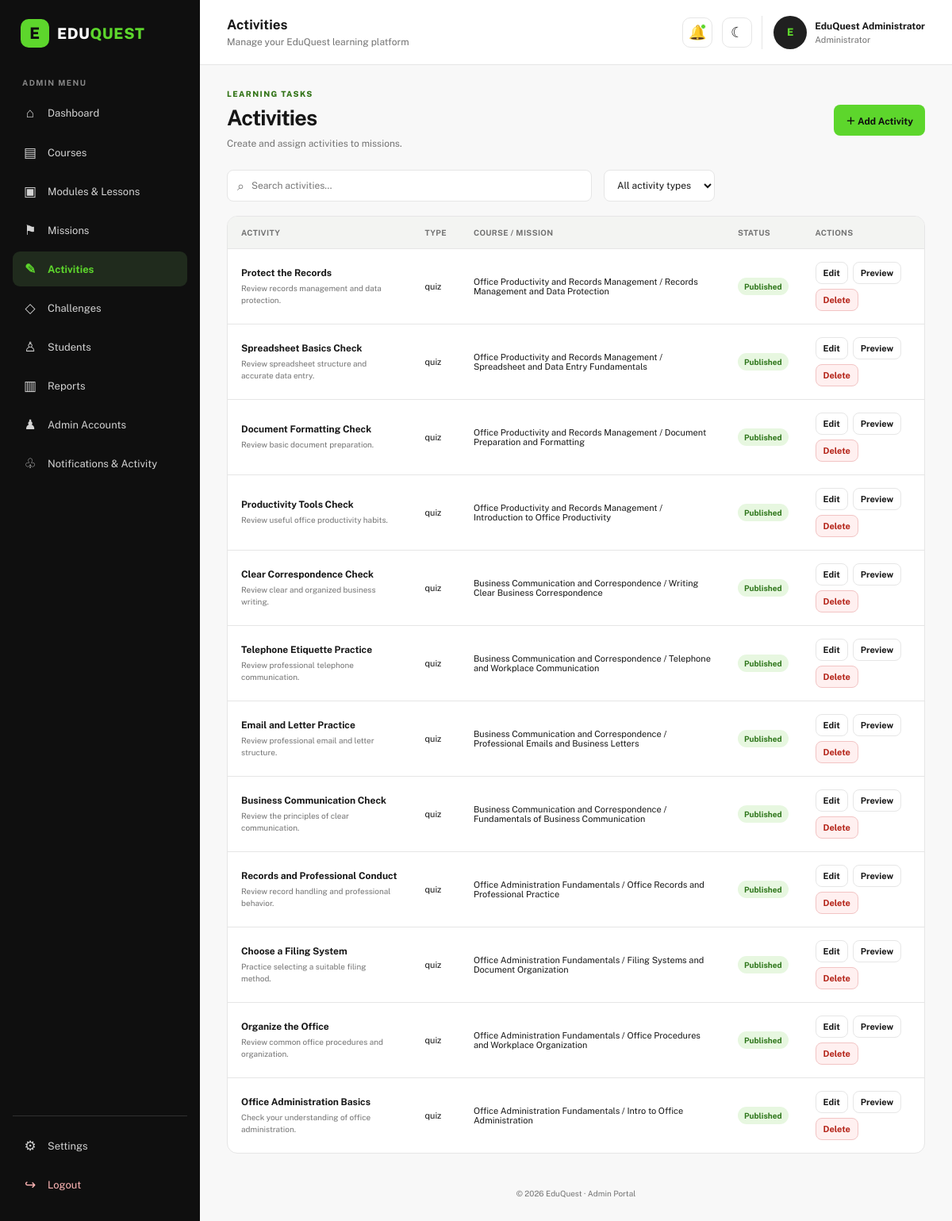
/EDUQUEST_FINAL/Admin_Portal/AdminActivities.php (signed in), run on the app's committed database.
### tables this page shows
CREATE TABLE `activities` (
  `activity_id` int(10) UNSIGNED NOT NULL,
  `mission_id` int(10) UNSIGNED NOT NULL,
  `activity_title` varchar(200) NOT NULL,
  `activity_description` text DEFAULT NULL,
  `instructions` text DEFAULT NULL,
  `activity_type` enum('quiz','short_answer','task','reflection') NOT NULL DEFAULT 'quiz',
  `total_points` smallint(5) UNSIGNED NOT NULL DEFAULT 10,
  `passing_score` decimal(5,2) NOT NULL DEFAULT 70.00,
  `activity_order` tinyint(3) UNSIGNED NOT NULL DEFAULT 1,
  `status` enum('draft','published') NOT NULL DEFAULT 'draft',
  `created_at` timestamp NOT NULL DEFAULT current_timestamp(),
  `updated_at` timestamp NOT NULL DEFAULT current_timestamp() ON UPDATE current_timestamp()
);

CREATE TABLE `courses` (
  `course_id` int(10) UNSIGNED NOT NULL,
  `course_title` varchar(200) NOT NULL,
  `course_description` text DEFAULT NULL,
  `course_number` tinyint(3) UNSIGNED NOT NULL,
  `thumbnail` varchar(255) DEFAULT NULL,
  `is_locked` tinyint(1) NOT NULL DEFAULT 0,
  `status` enum('draft','published','archived') NOT NULL DEFAULT 'draft',
  `created_at` timestamp NOT NULL DEFAULT current_timestamp(),
  `updated_at` timestamp NOT NULL DEFAULT current_timestamp() ON UPDATE current_timestamp()
);

CREATE TABLE `missions` (
  `mission_id` int(10) UNSIGNED NOT NULL,
  `module_id` int(10) UNSIGNED NOT NULL,
  `mission_number` tinyint(3) UNSIGNED NOT NULL,
  `mission_title` varchar(200) NOT NULL,
  `mission_description` text DEFAULT NULL,
  `mission_type` varchar(50) NOT NULL DEFAULT 'lesson',
  `mission_order` tinyint(3) UNSIGNED NOT NULL DEFAULT 1,
  `status` enum('draft','published') NOT NULL DEFAULT 'draft',
  `created_at` timestamp NOT NULL DEFAULT current_timestamp(),
  `updated_at` timestamp NOT NULL DEFAULT current_timestamp() ON UPDATE current_timestamp()
);

### EDUQUEST_FINAL/Admin_Portal/AdminActivities.php (the view, shortened to what this page needs)
<?php
require_once "db_connect.php";
function e($value) {
    return htmlspecialchars((string) $value, ENT_QUOTES, "UTF-8");
}
$selectedType = $_GET["activity_type"] ?? "all";
$sql = "
    SELECT
        a.*,
        m.mission_title,
        modTable.module_title,
        c.course_title
    FROM activities a
    INNER JOIN missions m
        ON a.mission_id = m.mission_id
    INNER JOIN modules modTable
        ON m.module_id = modTable.module_id
    INNER JOIN courses c
        ON modTable.course_id = c.course_id
";
$sql .= " ORDER BY a.activity_id DESC";
$stmt = $conn->prepare($sql);
$stmt->execute();
$activitiesResult = $stmt->get_result();
$activities = [];
while ($row = $activitiesResult->fetch_assoc()) {
    $activities[] = $row;
}
?>
<!DOCTYPE html>
<html lang="en">
<head>
    <link rel="stylesheet" href="Admin_styles.css">
</head>
<body>
<div id="admin-app" data-page="Activities">
    <main class="page-content">
        <section class="page-heading split-heading">
            <div>
                <p class="eyebrow">LEARNING TASKS</p>
                <h1>Activities</h1>
                <p class="muted">Create and assign activities to missions.</p>
            </div>
            <button
                type="button"
                class="btn btn-primary"
                data-modal="activityModal">
                ＋ Add Activity
            </button>
        </section>
        <form method="GET" action="" class="toolbar"
            style="display:flex;gap:15px;align-items:center;flex-wrap:wrap;">
            <label class="search-box">
                ⌕
                <input
                    type="search"
                    placeholder="Search activities..."
                    data-filter="activitiesTable">
            </label>
            <select name="activity_type" onchange="this.form.submit()">
                <option value="all" <?= $selectedType === "all" ? "selected" : "" ?>>
                    All activity types
                </option>
            </select>
        </form>
        <section class="panel table-panel">
            <div class="table-wrap" style="overflow-x:auto;">
                <table id="activitiesTable">
                    <thead>
                        <tr>
                            <th>Activity</th>
                            <th>Type</th>
                            <th>Course / Mission</th>
                            <th>Status</th>
                            <th>Actions</th>
                        </tr>
                    </thead>
                    <tbody>
                    <?php if (!empty($activities)): ?>
                        <?php foreach ($activities as $activity): ?>
                            <tr>
                                <td>
                                    <b><?= e($activity["activity_title"]) ?></b>
                                    <small>
                                        <?= e($activity["activity_description"] ?? "No description") ?>
                                    </small>
                                </td>
                                <td>
                                    <?= e($activity["activity_type"]) ?>
                                </td>
                                <td>
                                    <?= e($activity["course_title"]) ?>
                                    /
                                    <?= e($activity["mission_title"]) ?>
                                </td>
                                <td>
                                    <span class="status <?= e(strtolower($activity["status"])) ?>">
                                        <?= e(ucfirst($activity["status"])) ?>
                                    </span>
                                </td>
                                <td>
                                    <div class="table-actions">
                                        <button
                                            type="button"
                                            class="btn btn-small btn-outline edit-activity-btn"
                                            data-id="<?= (int) $activity["activity_id"] ?>"
                                            data-mission="<?= (int) $activity["mission_id"] ?>"
                                            data-title="<?= e($activity["activity_title"]) ?>"
                                            data-description="<?= e($activity["activity_description"] ?? "") ?>"
                                            data-instructions="<?= e($activity["instructions"] ?? "") ?>"
                                            data-type="<?= e($activity["activity_type"]) ?>"
                                            data-status="<?= e($activity["status"]) ?>">
                                            Edit
                                        </button>
                                        <button
                                            type="button"
                                            class="btn btn-small btn-outline preview-activity-btn"
                                            data-title="<?= e($activity["activity_title"]) ?>"
                                            data-description="<?= e($activity["activity_description"] ?? "") ?>"
                                            data-content="<?= e($activity["activity_content"] ?? "") ?>"
                                            data-type="<?= e($activity["activity_type"]) ?>"
                                            data-course="<?= e($activity["course_title"]) ?>"
                                            data-mission="<?= e($activity["mission_title"]) ?>"
                                            data-status="<?= e($activity["status"]) ?>">
                                            Preview
                                        </button>
                                        <form
                                            method="POST"
                                            action=""
                                            onsubmit="return confirm('Are you sure you want to delete this activity? This action cannot be undone.');">
                                            <button type="submit" class="btn btn-small delete-btn">
                                                Delete
                                            </button>
                                        </form>
                                    </div>
                                </td>
                            </tr>
                        <?php endforeach; ?>
                    <?php endif; ?>
                    </tbody>
                </table>
            </div>
        </section>
        <footer class="page-footer">
            © 2026 EduQuest · Admin Portal
        </footer>
    </main>
</div>
</body>
</html>

### EDUQUEST_FINAL/Admin_Portal/Admin_styles.css (style rules this page uses)
:root { --black: #0F0F0F; --dark: #202020; --green: #5DD62C; --deep-green: #337418; --offwhite: #F8F8F8; --white: #FFFFFF; --text: #171717; --muted: #737373; --border: #E6E6E6; --surface: #FFFFFF; --surface-soft: #F3F4F2; --shadow: 0 8px 28px rgba(0, 0, 0, 0.06); }
* { box-sizing: border-box; margin: 0; padding: 0; }
body { font-family: "Public Sans", Arial, sans-serif; background: var(--offwhite); color: var(--text); min-height: 100vh; }
button, input, select, textarea { font: inherit; }
button { cursor: pointer; }
.page-content { padding: 30px 34px 24px; max-width: 1600px; margin: 0 auto; }
.page-heading { margin-bottom: 23px; }
.page-heading h1 { font-size: 27px; letter-spacing: -.8px; margin: 4px 0 8px; }
.eyebrow { color: var(--deep-green); font-size: 10px; font-weight: 800; letter-spacing: 1.4px; margin-bottom: 8px; }
.muted { color: var(--muted); font-size: 12px; line-height: 1.6; }
.split-heading { display: flex; justify-content: space-between; align-items: center; gap: 18px; }
.panel { background: var(--surface); border: 1px solid var(--border); border-radius: 13px; padding: 22px; margin-bottom: 20px; min-width: 0; }
.btn { display: inline-flex; align-items: center; justify-content: center; gap: 7px; border: 1px solid transparent; border-radius: 8px; padding: 10px 14px; font-size: 12px; font-weight: 700; transition: .18s; white-space: nowrap; }
.btn-primary { background: var(--green); color: var(--black); }
.btn-outline { background: var(--surface); border-color: var(--border); color: var(--text); }
.btn-small { padding: 7px 9px; font-size: 11px; }
.toolbar { display: flex; align-items: center; gap: 12px; flex-wrap: wrap; margin-bottom: 18px; }
.search-box { display: flex; align-items: center; gap: 9px; min-width: 220px; flex: 1; max-width: 460px; padding: 0 12px; height: 40px; border: 1px solid var(--border); border-radius: 8px; background: var(--surface); color: var(--muted); }
.search-box input { border: 0; outline: 0; width: 100%; background: transparent; color: var(--text); font-size: 12px; }
.toolbar select, .field-inline select { height: 40px; border: 1px solid var(--border); border-radius: 8px; background: var(--surface); color: var(--text); padding: 0 12px; font-size: 12px; max-width: 100%; }
.table-panel { padding: 0; overflow: hidden; }
.table-wrap { width: 100%; overflow-x: auto; }
table { width: 100%; border-collapse: collapse; text-align: left; white-space: normal; }
thead { background: var(--surface-soft); }
th { font-size: 10px; letter-spacing: .35px; text-transform: uppercase; color: var(--muted); font-weight: 700; padding: 14px 17px; white-space: nowrap; }
td { font-size: 11px; padding: 16px 17px; border-top: 1px solid var(--border); vertical-align: middle; }
td b { font-size: 12px; font-weight: 700; display: block; min-width: 130px; }
td small { display: block; color: var(--muted); font-size: 10px; margin-top: 5px; line-height: 1.5; }
.table-actions { display: flex; gap: 6px; align-items: center; flex-wrap: wrap; }
.status { display: inline-flex; align-items: center; border-radius: 100px; padding: 5px 8px; font-size: 10px; font-weight: 700; white-space: nowrap; }
.status.published { background: #E7F7E0; color: #2B7417; }
.page-footer { text-align: center; color: var(--muted); font-size: 10px; padding: 24px 0 5px; }

### EDUQUEST_FINAL/Admin_Portal/AdminActivities.php (style rules this page uses)
.table-actions { display: flex; align-items: center; gap: 6px; flex-wrap: wrap; }
.table-actions form { margin: 0; }
.delete-btn { background: #fff0f0; color: #b42318; border: 1px solid #f2c4c4; cursor: pointer; }

### data on the page
activities: activity_title "Protect the Records", activity_description "Review records management and data protection.", activity_type "quiz", courses.course_title "Office Productivity and Records Management", mission.mission_title "Records Management and Data Protection", status "Published"
activities: activity_title "Spreadsheet Basics Check", activity_description "Review spreadsheet structure and accurate data entry.", activity_type "quiz", courses.course_title "Office Productivity and Records Management", mission.mission_title "Spreadsheet and Data Entry Fundamentals", status "Published"
activities: activity_title "Document Formatting Check", activity_description "Review basic document preparation.", activity_type "quiz", courses.course_title "Office Productivity and Records Management", mission.mission_title "Document Preparation and Formatting", status "Published"
activities: activity_title "Productivity Tools Check", activity_description "Review useful office productivity habits.", activity_type "quiz", courses.course_title "Office Productivity and Records Management", mission.mission_title "Introduction to Office Productivity", status "Published"
activities: activity_title "Clear Correspondence Check", activity_description "Review clear and organized business writing.", activity_type "quiz", courses.course_title "Business Communication and Correspondence", mission.mission_title "Writing Clear Business Correspondence", status "Published"
activities: activity_title "Telephone Etiquette Practice", activity_description "Review professional telephone communication.", activity_type "quiz", courses.course_title "Business Communication and Correspondence", mission.mission_title "Telephone and Workplace Communication", status "Published"
activities: activity_title "Email and Letter Practice", activity_description "Review professional email and letter structure.", activity_type "quiz", courses.course_title "Business Communication and Correspondence", mission.mission_title "Professional Emails and Business Letters", status "Published"
activities: activity_title "Business Communication Check", activity_description "Review the principles of clear communication.", activity_type "quiz", courses.course_title "Business Communication and Correspondence", mission.mission_title "Fundamentals of Business Communication", status "Published"
activities: activity_title "Records and Professional Conduct", activity_description "Review record handling and professional behavior.", activity_type "quiz", courses.course_title "Office Administration Fundamentals", mission.mission_title "Office Records and Professional Practice", status "Published"
activities: activity_title "Choose a Filing System", activity_description "Practice selecting a suitable filing method.", activity_type "quiz", courses.course_title "Office Administration Fundamentals", mission.mission_title "Filing Systems and Document Organization", status "Published"
activities: activity_title "Organize the Office", activity_description "Review common office procedures and organization.", activity_type "quiz", courses.course_title "Office Administration Fundamentals", mission.mission_title "Office Procedures and Workplace Organization", status "Published"
activities: activity_title "Office Administration Basics", activity_description "Check your understanding of office administration.", activity_type "quiz", courses.course_title "Office Administration Fundamentals", mission.mission_title "Intro to Office Administration", status "Published"
